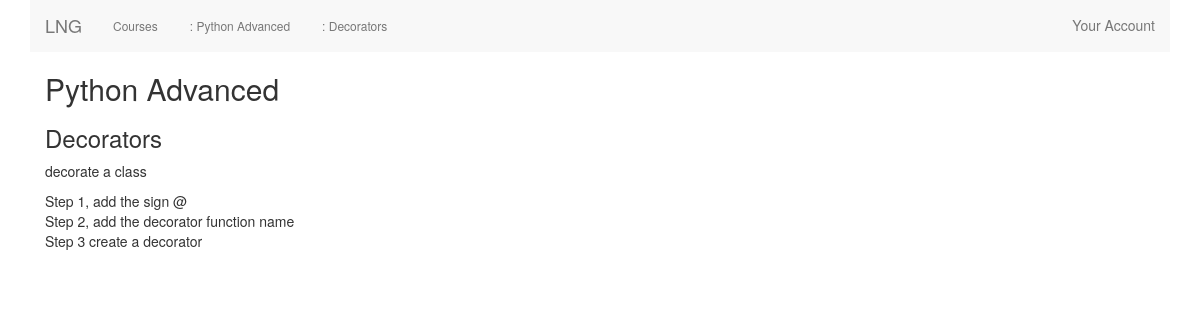
/courses/2/7/, run on the app's committed database.
### courses/models.py (models this page shows, shortened)
class Step(models.Model):
    title = models.CharField(max_length=255)
    description = models.TextField()
    order = models.IntegerField(default=0)
    course = models.ForeignKey(Course)
    content = models.TextField(blank=True, default='')
    class Meta:
        ordering = ['order',]

class Course(models.Model):
    created_at = models.DateTimeField(auto_now_add=True)
    title = models.CharField(max_length=255)
    description = models.TextField()

### courses/views.py (the view)
# urls.py: url(r'(?P<course_pk>\d+)/(?P<step_pk>\d+)/$', views.step_detail, name='step'),
def step_detail(request, course_pk, step_pk):
    step = get_object_or_404(Step, course_id=course_pk, pk=step_pk)
    return render(request, 'courses/step_detail.html', {'step': step})

### courses/templates/courses/step_detail.html (shortened to what this page needs)
{% extends 'layout.html' %}
{% block content %}
<div class="container">
    <h2>{{ step.course.title }}</h2>
    <h3>{{ step.title }}</h3>
    {{ step.description|linebreaks }}
    {{ step.content|linebreaks }}
</div>
{% endblock %}

### templates/layout.html (shortened to what this page needs)
{% load static from staticfiles %}
{% load socialaccount %}
<!doctype html>
<html lang="en">
    <head>
        {% load bootstrap3 %}
        {% bootstrap_css %}
    </head>
    <body>
        {% block bootstrap3_content %}
        <div class="container">
        <nav class="nav navbar-default">
            <div class="navbar-header">
                 <a class="navbar-brand" href="{% url 'home' %}">LNG</a>
            </div>
            <div id="navbar" class="navbar-collapse">
            <ul class="nav navbar-nav">
                <li><a class="btn btn-link btn-xs" href="{% url 'courses:courses_list' %}">Courses</a></li>
                {% if course.title %}
                <li><a class="btn btn-link btn-xs" href="">: {{ course.title }}</a></li>
                {% elif step.course.title %}
                <li><a class="btn btn-link btn-xs" href="{% url 'courses:course' step.course.pk %}">: {{ step.course.title }}</a></li>
                <li><a class="btn btn-link btn-xs" href="">: {{ step.title }}</a></li>
                {% endif %}
            </ul>
                <ul class="nav navbar-nav navbar-right">
                    <li><a href="">Your Account</a></li>
                </ul>
            </div>
        </nav>
            {% block content %} {% endblock content %}
        </div>
    </body>
        {% endblock %}
</html>

### data on the page
Step: course "Python Advanced", title "Decorators", description "decorate a class", content "Step 1, add the sign @ Step 2, add the decorator function name Step 3 create a decorator"
